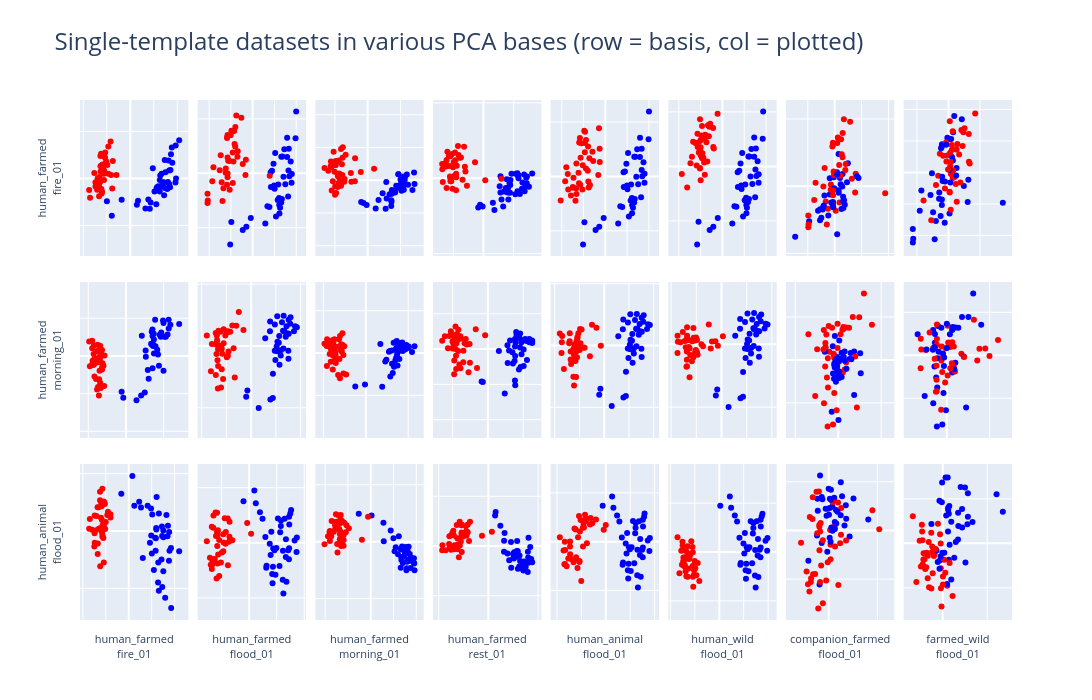

Write notebook code for a chart like this one.
### Code cell
# does a direction found in one dataset separate the others?
# row = dataset the PCA basis comes from, col = dataset projected into it.
# The diagonal repeats the self-PCA above; the off-diagonal panels are the test.
pca_datasets = [
    'single-template/human_farmed/fire_01',       # harm basis
    'single-template/human_farmed/morning_01',    # neutral basis
    'single-template/human_animal/flood_01',      # broad human-vs-animal basis
]

plot_datasets = [
    # same contrast, different templates -> does the direction survive a template change?
    'single-template/human_farmed/fire_01',
    'single-template/human_farmed/flood_01',
    'single-template/human_farmed/morning_01',
    'single-template/human_farmed/rest_01',
    # different contrasts -> is it really human vs animal?
    'single-template/human_animal/flood_01',
    'single-template/human_wild/flood_01',
    # animal vs animal: a human/animal direction should NOT separate these
    'single-template/companion_farmed/flood_01',
    'single-template/farmed_wild/flood_01',
]

# every pca_dataset must also be plotted, since td is built from plot_datasets
assert set(pca_datasets) <= set(plot_datasets), set(pca_datasets) - set(plot_datasets)

fig = make_subplots(rows=len(pca_datasets), cols=len(plot_datasets), 
    vertical_spacing=0.05, horizontal_spacing=0.01,
    )

for col, plot_dataset in enumerate(plot_datasets):
    fig.update_xaxes(title= {
                    'text': plot_dataset.replace('/', '<br>'),
                    'font' : {'size' : 11}
                    },
                    row=len(pca_datasets), col=col+1
                )
for row, pca_dataset in enumerate(pca_datasets):
    fig.update_yaxes(title= {
                    'text': pca_dataset.replace('/', '<br>'),
                    'font' : {'size' : 11}
                    },
                    row=row+1, col=1
                )

td = TruthData.from_datasets(plot_datasets, model=model, layer=layer, center=True, noperiod=noperiod, device=device)

for row, pca_dataset in enumerate(pca_datasets):
    for col, plot_dataset in enumerate(plot_datasets):
        subfig = td.plot(
            dimensions = 2,
            plot_datasets = [plot_dataset],
            pca_datasets = [pca_dataset],
            color='label',
        )
        fig.add_trace(subfig.data[0], row=row+1, col=col+1)

for row in range(len(pca_datasets)):
    for col in range(len(plot_datasets)):
        fig.update_yaxes(
            scaleanchor = f"x{row * len(plot_datasets) + col + 1}",
            scaleratio = 1,
            row=row+1,
            col=col+1,
        )

fig.update_coloraxes(
    colorscale = 'Bluered_r'
)

fig.update_xaxes(showticklabels=False)
fig.update_yaxes(showticklabels=False)

fig.update_layout(
    height=700,
    width=1600,
    coloraxis_showscale=False,
    title = {
        'text': f'Single-template datasets in various PCA bases (row = basis, col = plotted)',
        'font' : {'size' : 24}
    }
)

fig.show()
